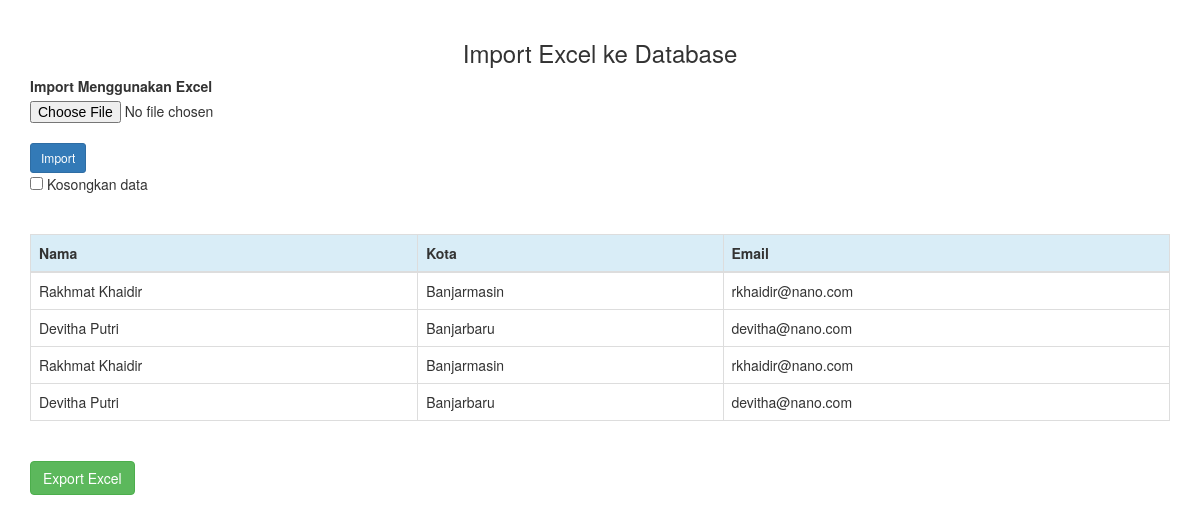
The page / on the database its author committed.
### tables this page shows
CREATE TABLE `user` (
  `user_id` int(11) NOT NULL,
  `user_nama` varchar(50) NOT NULL,
  `user_kota` varchar(50) NOT NULL,
  `user_email` varchar(50) NOT NULL
);

### index.php (the view, shortened to what this page needs)
<?php
include 'connect.php';
?>
<!DOCTYPE html>
<html>
<head>
	<link rel="stylesheet" type="text/css" href="bootstrap/css/bootstrap.min.css">
</head>
<body>
	<br/>
	<div class="container">
		<h3 align="center">Import Excel ke Database</h3>
		<form class="form-horizontal" action="import.php" method="post" enctype="multipart/form-data">
			<label for="import">Import Menggunakan Excel</label>
			<input type="file" name="import" id="import"><br/>
			<input type="submit" name="import" value="Import" class="btn btn-sm btn-primary"><br/>
			<input type="checkbox" name="drop" value="1"> Kosongkan data
		</form>
		<br/>
		<br/>
		<table class="table table-bordered table-respinsive">
			<thead>
				<tr class="info">
					<th>Nama</th>
					<th>Kota</th>
					<th>Email</th>
				</tr>
			</thead>
			<tbody>
				<?php
				$query = mysqli_query($connect, "SELECT * FROM user");
				while($row = mysqli_fetch_array($query)) {
				?>
				<tr>
					<td><?php echo $row['user_nama']; ?></td>
					<td><?php echo $row['user_kota']; ?></td>
					<td><?php echo $row['user_email']; ?></td>
				</tr>
				<?php } ?>
			</tbody>
		</table>
		<br/>
		<a href="export.php" class="btn btn-success">Export Excel</a>
	</div>
</body>
</html>

### rows shown on the page
user: user_nama "Rakhmat Khaidir", user_kota "Banjarmasin", user_email "rkhaidir@nano.com"
user: user_nama "Devitha Putri", user_kota "Banjarbaru", user_email "devitha@nano.com"
user: user_nama "Rakhmat Khaidir", user_kota "Banjarmasin", user_email "rkhaidir@nano.com"
user: user_nama "Devitha Putri", user_kota "Banjarbaru", user_email "devitha@nano.com"
